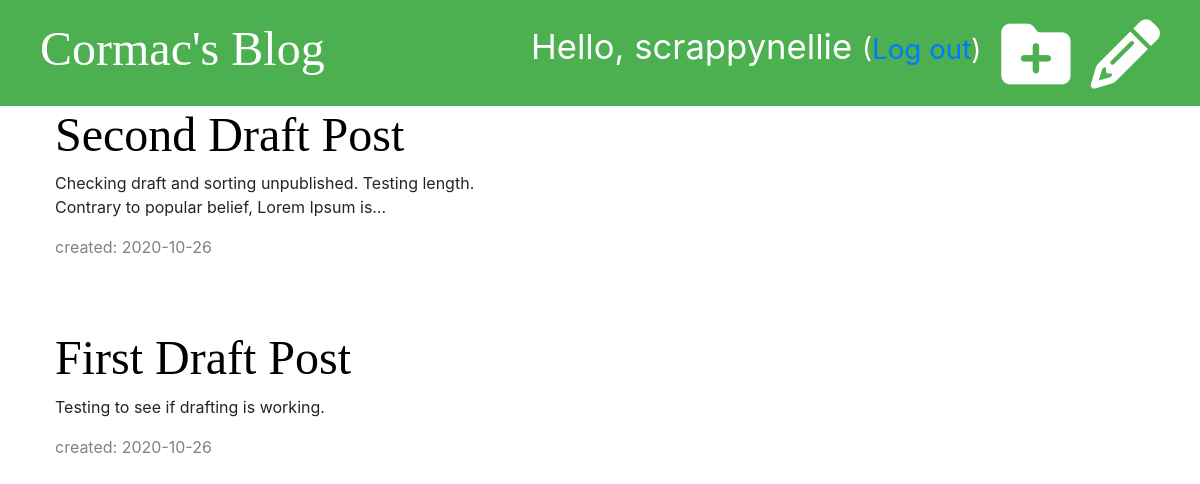
Before: /drafts/ (signed in) with the older database file.
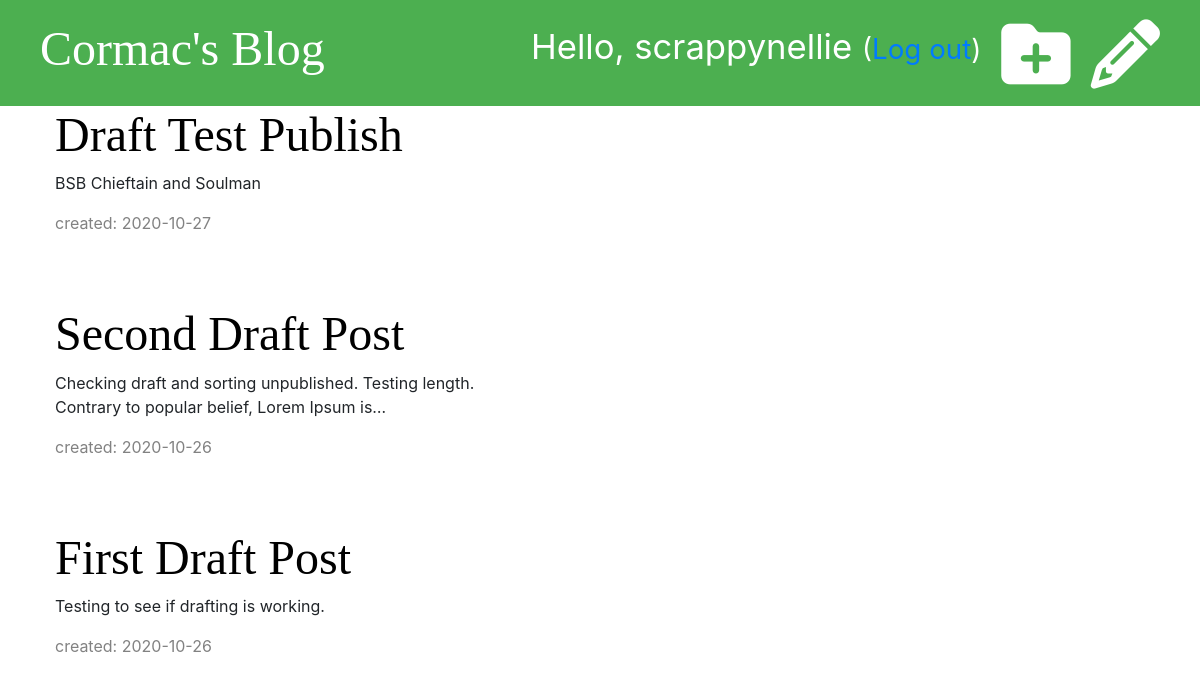
After: the same page with the newer database file.
### blog/models.py (models this page shows, shortened)
class Post(models.Model):
    author = models.ForeignKey('auth.User', on_delete=models.CASCADE)
    title = models.CharField(max_length=200)
    text = models.TextField()
    created_date = models.DateTimeField(default=timezone.now)
    published_date = models.DateTimeField(blank=True, null=True)

### blog/views.py (the view)
# urls.py: path('drafts/', views.post_draft_list, name='post_draft_list'),
@login_required
def post_draft_list(request):
    posts = Post.objects.filter(published_date__isnull=True).order_by('-created_date')
    stuff_for_frontend = {'posts': posts}
    return render(request, 'blog/post_draft_list.html', stuff_for_frontend)

### blog/templates/blog/post_draft_list.html (shortened to what this page needs)
{% extends 'blog/base.html' %}
{% block content %}
    {% for post in posts %}
        <div class="post">
            <h1><a href="{% url 'post_detail' pk=post.pk %}">{{ post.title }}</a></h1>
            <p>{{ post.text|truncatechars:100|linebreaksbr }}</p>
            <p class="date">created: {{ post.created_date|date:'Y-m-d'|linebreaksbr }}</p>
        </div>
    {% endfor %}
{% endblock %}

Changed rows visible on the page:
now on this page (row edited): Post: title "Draft Test Publish", text "BSB Chieftain and Soulman", created_date "2020-10-27"
